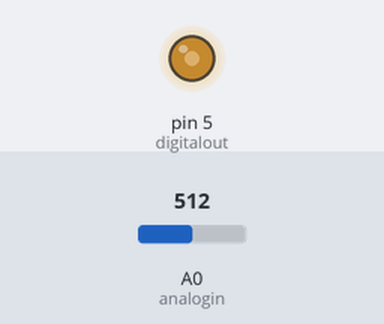
Simulated run of this sketch. Board: Arduino Uno, built with avr-gcc and run on an emulated ATmega328P. Shown: output pins drawn as LEDs (lit = HIGH). The test bench sets the inputs (shaded band); at power-on: A0 (analogin) = 512. What the sketch prints to the serial monitor is not drawn.

Above: at 0.1 s.
Timing chart, 0 to 1.6 s (numbered marks = the images above):
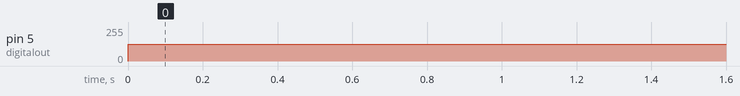

Measured:
- by itself, pin 5 (digitalout): 0/255 → 127/255 at 0.00 s

The sketch:

Comparaison_PWM.ino
```cpp
int digitalout = 5; //PWM pin 5 on the right side of the board in the digital section
int analogin = A0;//The analog pin used to receive the PWM signal on the left side of the board
float output = 127.5; //Variable to store the PWM value that ranges from 0 to 255(0V to 5V)
int i = 0;
float input = 0.0;//Variable to store the input value after converting the range from 0-1023 to 0-255(0V to 5V)

void setup() {
  //Starting the serial monitor
  Serial.begin(9600);
  Serial.print("The PWM value");
  Serial.print("\t");
  Serial.println("The input value");
  pinMode(digitalout, OUTPUT);
  pinMode(analogin, INPUT);
}

void loop() {
  analogWrite(digitalout, output); //Using the PWM pin to output a voltage
  for (i=0; i<1000; i++)
  {
    input += analogRead(A0)*(255.0/1023.0); //Analog pin have a range from 0 to 1023 and need to be converted to 0-255
  }
  input = input/1000.0;
  Serial.print(output);
  Serial.print(",");
  Serial.println(input);
  delay(500); //I used the delay to receive the PWM values over a defined time and then average over 10 values
}
```
